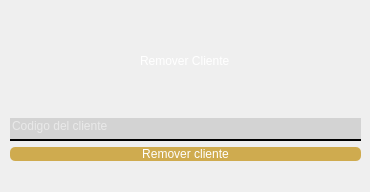
<?xml version="1.0" encoding="UTF-8"?>
<ui version="4.0">
 <class>Clientes_remover</class>
 <widget class="QWidget" name="Clientes_remover">
  <property name="geometry">
   <rect>
    <x>0</x>
    <y>0</y>
    <width>370</width>
    <height>192</height>
   </rect>
  </property>
  <property name="minimumSize">
   <size>
    <width>370</width>
    <height>192</height>
   </size>
  </property>
  <property name="maximumSize">
   <size>
    <width>370</width>
    <height>192</height>
   </size>
  </property>
  <property name="windowTitle">
   <string>Remover cliente</string>
  </property>
  <property name="windowIcon">
   <iconset resource="../images/imagenes.qrc">
    <normaloff>:/imagenes/basura.png</normaloff>:/imagenes/basura.png</iconset>
  </property>
  <widget class="QWidget" name="wdg_principal" native="true">
   <property name="geometry">
    <rect>
     <x>0</x>
     <y>0</y>
     <width>371</width>
     <height>251</height>
    </rect>
   </property>
   <property name="styleSheet">
    <string notr="true">QWidget #wdg_principal {
	
	background-image: url(:/imagenes/gimnasio_remover.jpg);
	background-position:center;
}</string>
   </property>
   <widget class="QWidget" name="verticalLayoutWidget">
    <property name="geometry">
     <rect>
      <x>10</x>
      <y>10</y>
      <width>351</width>
      <height>151</height>
     </rect>
    </property>
    <layout class="QVBoxLayout" name="lay_ver_principal" stretch="0,2,4">
     <item alignment="Qt::AlignHCenter">
      <widget class="QLabel" name="lbl_Remover_cliente">
       <property name="styleSheet">
        <string notr="true">
border-radius:5px;
padding-right:30px;
padding-left:30px;
font: 30pt &quot;Gill Sans MT Condensed&quot;;
color: rgb(255, 255, 255);</string>
       </property>
       <property name="text">
        <string>Remover Cliente</string>
       </property>
      </widget>
     </item>
     <item>
      <widget class="QLineEdit" name="txt_codigo_cliente">
       <property name="styleSheet">
        <string notr="true">
 background-color: rgba(0,0,0,30);
	border: none;
border-bottom: 2px solid rgba(0, 0, 0, 255);
padding-bottom: 5px;
font: 10pt &quot;Gill Sans MT&quot;;
color: rgb(255, 255, 255);
</string>
       </property>
       <property name="placeholderText">
        <string>Codigo del cliente</string>
       </property>
      </widget>
     </item>
     <item>
      <widget class="QPushButton" name="btn_remover_cliente">
       <property name="styleSheet">
        <string notr="true">QPushButton#btn_remover_cliente {
	background-color:rgba(195, 145, 19, 186);
	border-radius: 5px;
	
	color: rgb(255, 255, 255);
	
	font: 15pt &quot;Gill Sans MT Condensed&quot;;
}

QPushButton#btn_remover_cliente:hover {
	background-color: rgba(255, 213, 3 , 182);
	border-radius:5px;
	
	font: 15pt &quot;Gill Sans MT Condensed&quot;;
}

QPushButton#btn_remover_cliente:pressed {
	background-color:rgba(200, 133, 0, 200);
	border-radius: 5px;
	
	font: 15pt &quot;Gill Sans MT Condensed&quot;;
}</string>
       </property>
       <property name="text">
        <string>Remover cliente</string>
       </property>
      </widget>
     </item>
    </layout>
   </widget>
  </widget>
 </widget>
 <resources>
  <include location="../images/imagenes.qrc"/>
 </resources>
 <connections/>
</ui>
